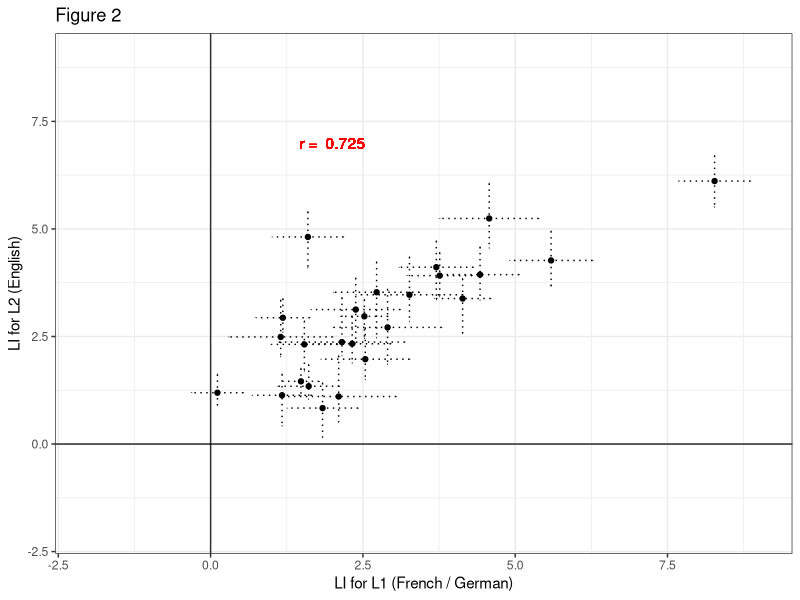
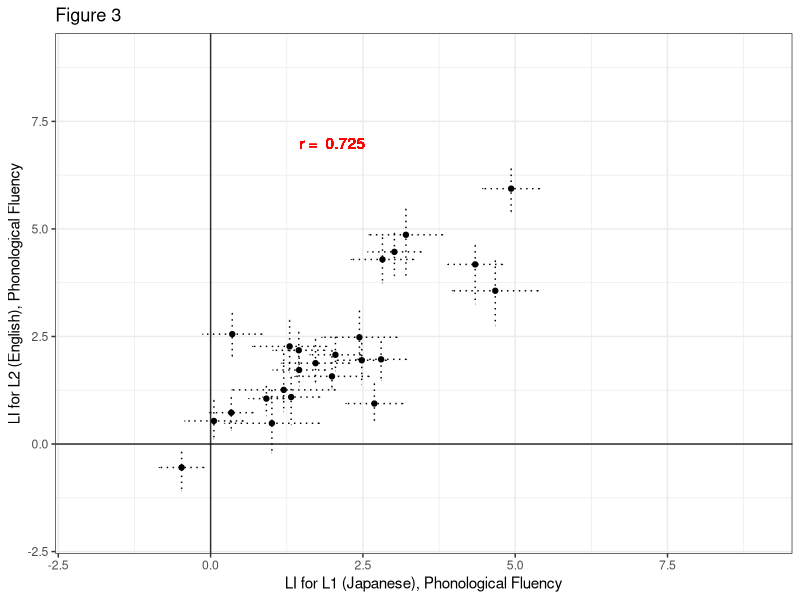
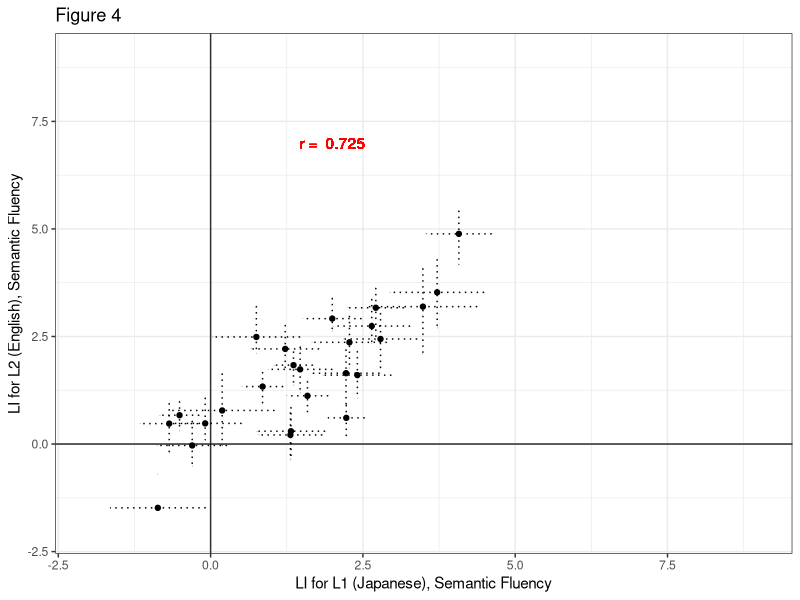
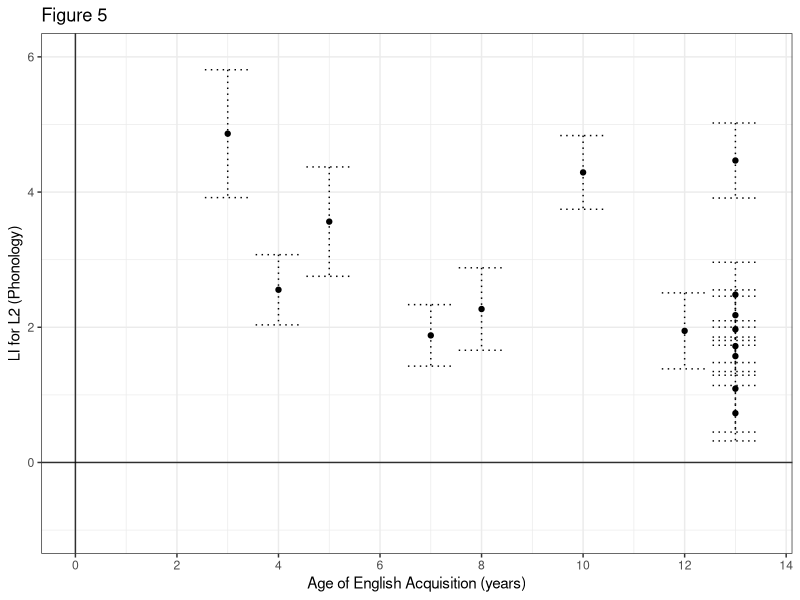
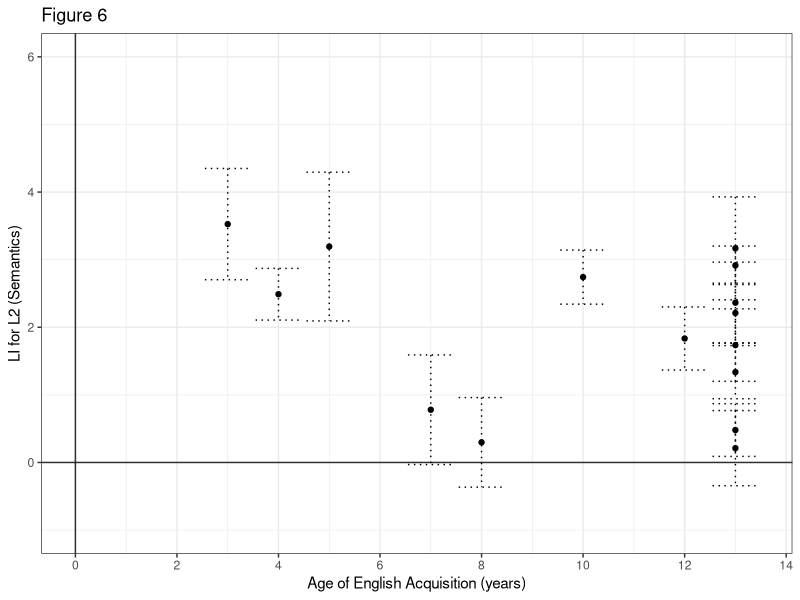

These charts were generated, in order, by the following R code:
## ---- chunk 1
knitr::opts_chunk$set(echo = TRUE)

require(tidyverse)
require(flextable)
require(ggplot2)
## ---- chunk 2
# read French/German data in
L1_data <- read.csv('Results_L1.csv')
L2_data <- read.csv('Results_L2.csv')
background_data_total <- read.csv('background_data.csv', stringsAsFactors = FALSE)
colnames(background_data_total)[1] <-  colnames(background_data_total)[1] <- 'ID'

# read Japanese data in 
Miho_L1_data <- read.csv('Miho_Results_L1.csv')
Miho_L2_data <- read.csv('Miho_Results_L2.csv')
Miho_background_data_total <- read.csv('Miho_background_data.csv', stringsAsFactors = FALSE)
colnames(Miho_background_data_total)[1] <-  colnames(Miho_background_data_total)[1] <- 'ID'
Miho_background_data_total$ID <- as.numeric(gsub("BL", replacement = "", Miho_background_data_total$ID))

## ---- chunk 3
# How many participants are there, and how many were excluded from the analysis?
nsubj_all <- dim(L1_data)[1]
# If a subject has data excluded in EITHER language, we'll have to exclude them.
exclude <- L1_data$L1.exclusions + L2_data$L2.exclusions
# We will include the rows in L1_data and L2_data for any participants where exclude = 0
L1_data <- L1_data[which(exclude==0), ]
L2_data <- L2_data[which(exclude==0), ]
# Remove excluded participants from backgound data too
background_data <- background_data_total[which(exclude==0), ]
nsubj <- dim(L1_data)[1]
background_data <- background_data %>% mutate(L2_prof = (L2_prof_Speaking+L2_prof_Reading+L2_prof_Understanding)/3)

# Calculate demographics summary statistics
demo_summary <- background_data %>% 
  summarise(N_total = n(), N_german = length(which(L1==1)), N_french = length(which(L1==2)),
            N_female = length(which(Gender==0)), N_male = length(which(Gender==1)),
            mean_age = mean(Age), sd_age = sd(Age),
            mean_EHI = mean(EHI), sd_EHI = sd(EHI), min_EHI = min(EHI), max_EHI = max(EHI),
            languages = mean(NoL), sd_languages = sd(NoL),
            mean_aoa = mean(L2_Acquisition), sd_aoa = sd(L2_Acquisition),
            mean_aoF = mean(L2_Fluent), sd_aoF = sd(L2_Fluent),
            mean_accent = mean(L2_exp_Accent), sd_accent = sd(L2_exp_Accent),
            mean_read = mean(L2_prof_Reading), sd_read = sd(L2_prof_Reading),
            mean_und = mean(L2_prof_Understanding), sd_und = sd(L2_prof_Understanding),
            mean_speak = mean(L2_prof_Speaking), sd_speak = sd(L2_prof_Speaking),
            mean_prof = mean(L2_prof), sd_prof = sd(L2_prof))

## ---- chunk 4
# Calculate mean and SEM LI value for L1 and L2
L1_summary_stats <- L1_data %>% summarise(L1_mean = mean(L1.mean_LI), L1_se = sd(L1.mean_LI)/sqrt(nsubj),
                                          L1_mean_trials = mean(L1.N), L1_min_trials = min(L1.N), L1_max_trials = max(L1.N)) 
L2_summary_stats <- L2_data %>% summarise(L2_mean = mean(L2.mean_LI), L2_se = sd(L2.mean_LI)/sqrt(nsubj),
                                          L2_mean_trials = mean(L2.N), L2_min_trials = min(L2.N), L2_max_trials = max(L2.N)) 

# Number of Ps left/ bilaterally lateralised
L1_laterality <- L1_data %>% group_by(L1.mean_laterality) %>% summarise(N=n(), pc=N/nsubj*100)
L2_laterality <- L2_data %>% group_by(L2.mean_laterality) %>% summarise(N=n(), pc=N/nsubj*100)


# Make a massive table
summary_stats <- matrix(data = NA, nrow = 2, ncol = 7)
colnames(summary_stats) <- c('Language','Mean trials', 'mean LI', 'se LI', '% left', '% bilateral', '% right')
summary_stats[, 1] <- c('L1', 'L2')
summary_stats[, 2] <- round(c(L1_summary_stats$L1_mean_trials, L2_summary_stats$L2_mean_trials), 2)
summary_stats[, 3] <-  round(c(L1_summary_stats$L1_mean, L2_summary_stats$L2_mean), 2)
summary_stats[, 4] <-  round(c(L1_summary_stats$L1_se, L2_summary_stats$L2_se), 2)
summary_stats[, 5] <- round(c(L1_laterality$pc[2], L2_laterality$pc[2]))
summary_stats[, 6] <- round(c(L1_laterality$pc[1], L2_laterality$pc[1]))
summary_stats[, 7] <- round(c(L1_laterality$pc[3], L2_laterality$pc[3]))
summary_stats[which(is.na(summary_stats[,7])), 7] <- 0 
summary_stats <- as.data.frame(summary_stats)

# Scatterplot of L1 and L2 data
plotdata <- inner_join(x = L1_data,
                        y = L2_data)

# Correlation between L1 and L2
L1_L2_corr <- cor.test (plotdata$L1.mean_LI, plotdata$L2.mean_LI, 
                        method = "spearman", 
                        exact = FALSE)

Fig2 <- ggplot(data = plotdata, aes(x = L1.mean_LI, y = L2.mean_LI)) + 
  geom_point()+
  theme_bw()+
  xlab("LI for L1 (French / German)") +  
  ylab("LI for L2 (English)") + 
  xlim(-2, 9) + ylim(-2, 9) +
  geom_errorbar(aes(ymin = L2.mean_LI - L2.mean_se, ymax = L2.mean_LI + L1.mean_se),linetype = "dotted") + 
  geom_errorbarh(aes(xmin = L1.mean_LI - L1.mean_se, xmax = L1.mean_LI + L1.mean_se), linetype = "dotted") +
  geom_text(x = 2, y = 7, label = paste('r = ', round(L1_L2_corr$estimate, 3)), colour = 'red') +
  geom_hline(yintercept = 0, linetype="solid", alpha = 0.8) + 
  geom_vline(xintercept = 0, linetype= "solid", alpha = 0.8)  + 
  ggtitle('Figure 2')

# Check correlations with EHI
EHI_LI_L1_cor <- cor.test (background_data$EHI, L1_data$L1.mean_LI, method = "spearman")
EHI_LI_L2_cor <- cor.test (background_data$EHI, L2_data$L2.mean_LI, method = "spearman")

# Check for effect of testing order (0 = L2 tested first, 1 = L1 tested first)
total_info <- inner_join(x = plotdata, y = background_data, by = c("ID"))
nL1_testedfirst <- nrow(background_data[background_data$Tested == 1,]) #how many tested with L1 first
nL1_testedsecond <- nrow(background_data[background_data$Tested == 0,]) # how many tested with L2 first
testing_0 <- filter(total_info, Tested == "0")
testing_1 <- filter(total_info, Tested == "1")
testing_ttest_L1 <- t.test(testing_0$L1.mean_LI, testing_1$L1.mean_LI) # testing if there is a sig. diff between laterality scoes of L1 in those tested in their native language first or second.
testing_ttest_L2 <- t.test(testing_0$L2.mean_LI, testing_1$L2.mean_LI) # testing if there is a sig. diff between laterality scoes of L2 in those tested in their native language first or second.
## ---- chunk 5
# Make a demographics table
demo_table <- matrix(data=NA, nrow=10, ncol=2)
colnames(demo_table) <- c('Characteristic', 'Mean (sd)')
demo_table[,1] <- c('Age, years', 'EHI, /100', 'Languages spoken',
                    'Age of English acquisition, years', 'Age of English fluency, years', 
                    'English accent, /10', 'English overall score, /10',
                    'English speaking, /10', 'English listening, /10', 'English reading, /10')
#demo_table[1,2] <- paste0(demo_summary$N_total, ' (', demo_summary$N_male, ':', demo_summary$N_female, ')')
demo_table[1,2] <- paste0(round(demo_summary$mean_age, 2), ' (', round(demo_summary$sd_age, 2), ')')
demo_table[2,2] <- paste0(round(demo_summary$mean_EHI, 2), ' (', round(demo_summary$sd_EHI, 2), ')')
demo_table[3,2] <- paste0(round(demo_summary$languages, 2), ' (', round(demo_summary$sd_languages, 2), ')')
demo_table[4,2] <- paste0(round(demo_summary$mean_aoa, 2), ' (', round(demo_summary$sd_aoa, 2), ')')
demo_table[5,2] <- paste0(round(demo_summary$mean_aoF, 2), ' (', round(demo_summary$sd_aoF, 2), ')')
demo_table[6,2] <- paste0(round(demo_summary$mean_accent, 2), ' (', round(demo_summary$sd_accent, 2), ')')
demo_table[7,2] <- paste0(round(demo_summary$mean_prof, 2), ' (', round(demo_summary$sd_prof, 2), ')')
demo_table[8,2] <- paste0(round(demo_summary$mean_speak, 2), ' (', round(demo_summary$sd_speak, 2), ')')
demo_table[9,2] <- paste0(round(demo_summary$mean_und, 2), ' (', round(demo_summary$sd_und, 2), ')')
demo_table[10,2] <- paste0(round(demo_summary$mean_read, 2), ' (', round(demo_summary$sd_read, 2), ')')


demo_table <- as.data.frame(demo_table)

table1 <- flextable(demo_table) %>% set_caption(table1, caption=paste0('Table 1. Demographics for the Study 1 participants, N=',nsubj, ' (', demo_summary$N_female, ' female)')) 
table1 <- autofit(table1)
table1
## ---- chunk 6
# Report number of excluded trials
excluded_trials_L1 <- 100 - round(sum(L1_data$L1.N) / sum(L1_data$L1.nMark) * 100, 2)
excluded_trials_L2 <- 100 - round(sum(L2_data$L2.N) / sum(L2_data$L2.nMark) * 100, 2)

# Here we will use the Shapiro Wilks normality test to see if the LI values for L1 and L2 are normally distributed
L1_normality <- shapiro.test(L1_data$L1.mean_LI)
L2_normality <- shapiro.test(L2_data$L2.mean_LI)

# spearman correlation test on odds and evens - means: Grabitz data 
L1_splithalf <- cor.test(L1_data$L1.mean_odd, L1_data$L1.mean_even, method = "spearman")
L2_splithalf <- cor.test(L2_data$L2.mean_odd, L2_data$L2.mean_even, method = "spearman")  
## ---- chunk 7
table2 <- flextable(summary_stats) %>% set_caption(table2, caption='Table 2. Summary statistics for Study 1 laterality indices')
table2 <- autofit(table2)
table2

## ---- chunk 8

print(Fig2)

## ---- chunk 9

# Correlation between AOA and LIs
aoa_L2_corr <- cor.test(total_info$L2_Acquisition, total_info$L2.mean_LI, method = "spearman")
aoF_L2_corr <- cor.test(total_info$L2_Fluent, total_info$L2.mean_LI, method = "spearman")
prof_L2_corr <- cor.test(total_info$L2_prof, total_info$L2.mean_LI, method="spearman")

## ---- chunk 10
# How many participants are there, and how many were excluded from the analysis?
Miho_nsubj_all <- dim(Miho_L1_data)[1]

# If a subject has data excluded in EITHER language, we'll have to exclude them
# Phonological and Semantic fluency tasks will be treated separately
Phon_exclude <- Miho_L1_data$L1_Phon.exclusions + Miho_L2_data$L2_Phon.exclusions
Sem_exclude <- Miho_L1_data$L1_Sem.exclusions + Miho_L2_data$L2_Sem.exclusions 
Miho_exclude <- Phon_exclude + Sem_exclude

# We will include the rows in L1_data and L2_data for any participants where exclude = 0
L1_Phon_data <- Miho_L1_data[which(Miho_exclude==0), ]
L2_Phon_data <- Miho_L2_data[which(Miho_exclude==0), ]
L1_Sem_data <- Miho_L1_data[which(Miho_exclude==0), ]
L2_Sem_data <- Miho_L2_data[which(Miho_exclude==0), ]

# How many subjects were included for each task?
Phon_nsubj <- dim(L1_Phon_data)[1]
Sem_nsubj <- dim(L1_Sem_data)[1]
# Remove excluded participants from backgound data too
Miho_background_data <- Miho_background_data_total[which(Miho_exclude==0), ]

# Calculate demographics summary statistics
#NEED TO CHECK 0 IS DEFINITLEY FEMALE!!

miho_demo_summary <- Miho_background_data %>%
  summarise(N_total = n(), N_female_j = length(which(Gender == "0")), N_male_j = length(which(Gender== "1")),
            mean_age_j = mean(Age, na.rm = TRUE), sd_age = sd(Age, na.rm = TRUE), 
            mean_aoa_L2_j = mean(aoa_L2, na.rm = TRUE), sd_aoa_L2_j = sd(aoa_L2, na.rm = TRUE),
            mean_eng_score_j = mean(Eng_score, na.rm = TRUE), sd_eng_score_j = sd(Eng_score, na.rm = TRUE),
            mean_eng_use_month_j = mean(length_useEng_months, na.rm = TRUE), sd_eng_use_month_j = sd(length_useEng_months, na.rm = TRUE),
            mean_eng_speak_j = mean(Eng_Speak, na.rm = TRUE), sd_eng_speak_j = sd(Eng_Speak, na.rm = TRUE),
            mean_eng_listen_j = mean(Eng_Listen, na.rm = TRUE), sd_eng_listen_j = sd(Eng_Listen, na.rm = TRUE),
            mean_eng_read_j = mean(Eng_Read, na.rm = TRUE), sd_eng_read_j = sd(Eng_Read, na.rm = TRUE), 
            mean_eng_write_j = mean(Eng_Write, na.rm = TRUE), sd_eng_write_j = sd(Eng_Write, na.rm = TRUE),
            )

## ---- chunk 11
# Calculate mean and SEM LI value for L1 and L2: Phonological fluency
L1_Phon_summary_stats <-
  L1_Phon_data %>% summarise(L1_mean = mean(L1_Phon.mean_LI), L1_se = sd(L1_Phon.mean_LI)/sqrt(Phon_nsubj),
                                  L1_mean_trials = mean(L1_Phon.N), L1_min_trials = min(L1_Phon.N),
                                  L1_max_trials = max(L1_Phon.N))

L2_Phon_summary_stats <-
  L2_Phon_data %>% summarise(L2_mean = mean(L2_Phon.mean_LI), L2_se = sd(L2_Phon.mean_LI)/sqrt(Phon_nsubj),
                                  L2_mean_trials = mean(L2_Phon.N), L2_min_trials = min(L2_Phon.N),
                                  L2_max_trials = max(L2_Phon.N))

# The mean and SEM LI value for L1 and L2: Semantic fluency
L1_Sem_summary_stats <-
  L1_Sem_data %>% summarise(L1_mean = mean(L1_Sem.mean_LI), L1_se = sd(L1_Sem.mean_LI)/sqrt(Sem_nsubj),
                                  L1_mean_trials = mean(L1_Sem.N), L1_min_trials = min(L1_Sem.N),
                                  L1_max_trials = max(L1_Sem.N))

L2_Sem_summary_stats <-
  L2_Sem_data %>% summarise(L2_mean = mean(L2_Sem.mean_LI), L2_se = sd(L2_Sem.mean_LI)/sqrt(Sem_nsubj),
                                  L2_mean_trials = mean(L2_Sem.N), L2_min_trials = min(L2_Sem.N),
                                  L2_max_trials = max(L2_Sem.N))

# Number of Ps left/ bilaterally lateralised for L1/L2, Phon/Sem fluency
L1_Phon_laterality <- L1_Phon_data %>%
  group_by(L1_Phon.mean_laterality) %>% summarise(N=n(), pc=N/Phon_nsubj*100)
L2_Phon_laterality <- L2_Phon_data %>%
  group_by(L2_Phon.mean_laterality) %>% summarise(N=n(), pc=N/Phon_nsubj*100)
L1_Sem_laterality <- L1_Sem_data %>%
  group_by(L1_Sem.mean_laterality) %>% summarise(N=n(), pc=N/Sem_nsubj*100)
L2_Sem_laterality <- L2_Sem_data %>%
  group_by(L2_Sem.mean_laterality) %>% summarise(N=n(), pc=N/Sem_nsubj*100)

# Make a summary table
summary_stats <- matrix(data = NA, nrow = 4, ncol = 8)
colnames(summary_stats) <- c('Task','Language','Mean trials', 'mean LI', 'se LI', '% left', '% bilateral', '% right')
summary_stats[, 1] <- c('Phonological','Phonological','Semantic','Semantic')
summary_stats[, 2] <- c('L1','L2','L1','L2')
summary_stats[, 3] <- round(c(L1_Phon_summary_stats$L1_mean_trials, L2_Phon_summary_stats$L2_mean_trials,
                              L1_Sem_summary_stats$L1_mean_trials, L2_Sem_summary_stats$L2_mean_trials), 2)
summary_stats[, 4] <-  round(c(L1_Phon_summary_stats$L1_mean, L2_Phon_summary_stats$L2_mean,
                               L1_Sem_summary_stats$L1_mean, L2_Sem_summary_stats$L2_mean), 2)
summary_stats[, 5] <-  round(c(L1_Phon_summary_stats$L1_se, L2_Phon_summary_stats$L2_se,
                               L1_Sem_summary_stats$L1_se, L2_Sem_summary_stats$L2_se), 2)
summary_stats[, 6] <- round(c(L1_Phon_laterality$pc[2], L2_Phon_laterality$pc[2],
                              L1_Sem_laterality$pc[2], L2_Sem_laterality$pc[2]))
summary_stats[, 7] <- round(c(L1_Phon_laterality$pc[1], L2_Phon_laterality$pc[1],
                              L1_Sem_laterality$pc[1], L2_Sem_laterality$pc[1]))
summary_stats[, 8] <- round(c(L1_Phon_laterality$pc[3], L2_Phon_laterality$pc[3],
                              L1_Sem_laterality$pc[3], L2_Sem_laterality$pc[3]))
summary_stats[which(is.na(summary_stats[,8])), 8] <- 0 
summary_stats <- as.data.frame(summary_stats)

# Plot Miho Phon L1 and L2 data
plotdata_j <- inner_join(x = L1_Phon_data, L2_Phon_data)
L1_L2_Phon_corr <- cor.test (plotdata_j$L1_Phon.mean_LI, plotdata_j$L2_Phon.mean_LI, method = "spearman")

Fig3 <- ggplot(data = plotdata_j, aes(x = L1_Phon.mean_LI, y = L2_Phon.mean_LI)) + 
  geom_point()+
  theme_bw()+
  xlab("LI for L1 (Japanese), Phonological Fluency") +  
  ylab("LI for L2 (English), Phonological Fluency") + 
  xlim(-2,9) + ylim (-2,9) + 
  geom_errorbar(aes(ymin = L2_Phon.mean_LI - L2_Phon.mean_se, ymax = L2_Phon.mean_LI + L1_Phon.mean_se),linetype = "dotted") + 
  geom_errorbarh(aes(xmin = L1_Phon.mean_LI - L1_Phon.mean_se, xmax = L1_Phon.mean_LI + L1_Phon.mean_se), linetype = "dotted")+
  geom_text(x = 2, y = 7, label = paste('r = ', round(L1_L2_corr$estimate, 3)), colour = 'red') +
  geom_hline(yintercept = 0, linetype="solid", alpha = 0.8) + 
  geom_vline(xintercept = 0, linetype= "solid", alpha = 0.8) +
  ggtitle('Figure 3')

# Plot Miho Sem L1 and L2 data
plotdata_j <- inner_join(x = L1_Sem_data, y = L2_Sem_data)
L1_L2_Sem_corr <- cor.test (plotdata_j$L1_Sem.mean_LI, plotdata_j$L2_Sem.mean_LI, method = "spearman")

Fig4 <- ggplot(data = plotdata_j, aes(x = L1_Sem.mean_LI, y = L2_Sem.mean_LI)) +
  geom_point()+
  theme_bw()+
  xlab("LI for L1 (Japanese), Semantic Fluency") +
  ylab("LI for L2 (English), Semantic Fluency") +
  xlim(-2,9) + ylim (-2,9) +
  geom_errorbar(aes(ymin = L2_Sem.mean_LI - L2_Sem.mean_se, ymax = L2_Sem.mean_LI + L1_Sem.mean_se),linetype = "dotted") +
  geom_errorbarh(aes(xmin = L1_Sem.mean_LI - L1_Sem.mean_se, xmax = L1_Sem.mean_LI + L1_Sem.mean_se), linetype = "dotted")+
  geom_text(x = 2, y = 7, label = paste('r = ', round(L1_L2_corr$estimate, 3)), colour = 'red') +
  geom_hline(yintercept = 0, linetype="solid", alpha = 0.8) + 
  geom_vline(xintercept = 0, linetype= "solid", alpha = 0.8) +
  ggtitle('Figure 4')

# Check correlations with EHI
#TO COMPLETE
# EHI_LI_L1_Phon_cor <- cor.test (background_data$EHI, L1_data$L1_Phon.mean_LI, method = "spearman")
# EHI_LI_L2_Phon_cor <- cor.test (background_data$EHI, L2_data$L2_Phon.mean_LI, method = "spearman")
# EHI_LI_L1_Sem_cor <- cor.test (background_data$EHI, L1_data$L1_Sem.mean_LI, method = "spearman")
# EHI_LI_L2_Sem_cor <- cor.test (background_data$EHI, L2_data$L2_Sem.mean_LI, method = "spearman")

# Check for effect of testing order (0 = L2 tested first, 1 = L1 tested first)
# TO COMPLETE
# total_info <- inner_join(x = plotdata_j, y = background_data, by = c("ID"))
# nL1_testedfirst <- nrow(background_data[background_data$Tested == 1,]) #how many tested with L1 first
# nL1_testedsecond <- nrow(background_data[background_data$Tested == 0,]) # how many tested with L2 first
# testing_0 <- filter(total_info, Tested == "0")
# testing_1 <- filter(total_info, Tested == "1")
# testing_ttest_L1 <- t.test(testing_0$L1.mean_LI, testing_1$L1.mean_LI) # testing if there is a sig. diff between laterality scoes of L1 in those tested in their native language first or second.
# testing_ttest_L2 <- t.test(testing_0$L2.mean_LI, testing_1$L2.mean_LI) # testing if there is a sig. diff between laterality scoes of L2 in those tested in their native language first or second.


# descriptive statistics for words produced in task
total_info_j <- inner_join(x = plotdata_j, y = Miho_background_data, by = c("ID"))
mean_jwords_phon <- mean(total_info_j$JPhon_words, na.rm = TRUE)
mean_jwords_sem <- mean(total_info_j$JSem_words, na.rm = TRUE)
mean_ewords_phon <- mean(total_info_j$EPhon_words, na.rm = TRUE)
mean_ewords_sem <- mean(total_info_j$ESem_words, na.rm = TRUE)

words_produced_phon <- t.test(total_info_j$JPhon_words, total_info_j$EPhon_words, na.rm = TRUE)
words_produced_sem <- t.test(total_info_j$JSem_words, total_info_j$ESem_words, na.rm = TRUE)
## ---- chunk 12

#### demographics table ####
# Update names of rows when we get more info on background demographics. 
# Make a demographics table

############

demo_table_j <- matrix(data=NA, nrow=8, ncol=2)
colnames(demo_table_j) <- c('Characteristic', 'Mean (sd)')

demo_table_j[,1] <- c('Age, years', 'Age of English acquisition, years', 'Time using English, years', 'English overall score, /60', 'English speaking, /100', 'English listening, /100', 'English reading, /100', 'English writing, /100')

demo_table_j[1,2] <- paste0(round(miho_demo_summary$mean_age_j, 2), ' (', round(miho_demo_summary$sd_age, 2), ')')
demo_table_j[2,2] <- paste0(round(miho_demo_summary$mean_aoa_L2_j, 2), ' (', round(miho_demo_summary$sd_aoa_L2_j, 2), ')')
demo_table_j[3,2] <- paste0(round(miho_demo_summary$mean_eng_use_month_j/12, 2), ' (', round(miho_demo_summary$sd_eng_use_month_j/12, 2), ')')
demo_table_j[4,2] <- paste0(round(miho_demo_summary$mean_eng_score_j, 2), ' (', round(miho_demo_summary$sd_eng_score_j, 2), ')')
demo_table_j[5,2] <- paste0(round(miho_demo_summary$mean_eng_speak_j, 2), ' (', round(miho_demo_summary$sd_eng_speak_j, 2), ')')
demo_table_j[6,2] <- paste0(round(miho_demo_summary$mean_eng_listen_j, 2), ' (', round(miho_demo_summary$sd_eng_listen_j, 2), ')')
demo_table_j[7,2] <- paste0(round(miho_demo_summary$mean_eng_read_j, 2), ' (', round(miho_demo_summary$sd_eng_read_j, 2), ')')
demo_table_j[8,2] <- paste0(round(miho_demo_summary$mean_eng_write_j, 2), ' (', round(miho_demo_summary$sd_eng_write_j, 2), ')')
demo_table_j <- as.data.frame(demo_table_j)

table101 <- flextable(demo_table_j) %>% set_caption('table101', caption=paste0('Table 101. Demographics for the Study 2 participants, N=', miho_demo_summary$N_total, ' (', miho_demo_summary$N_female_j, ' female)')) 
table101 <- autofit(table101)
table101


## ---- chunk 13
# Report number of excluded trials
excluded_trials_L1_Phon <- 100 - round(sum(L1_Phon_data$L1_Phon.N.N) / sum(L1_Phon_data$L1_Phon.nMark) * 100, 2)
excluded_trials_L2_Phon <- 100 - round(sum(L2_Phon_data$L2_Phon.N) / sum(L2_Phon_data$L2_Phon.nMark) * 100, 2)
excluded_trials_L1_Sem <- 100 - round(sum(L1_Sem_data$L1_Sem.N.N) / sum(L1_Sem_data$L1_Sem.nMark) * 100, 2)
excluded_trials_L2_Sem <- 100 - round(sum(L2_Sem_data$L2_Sem.N) / sum(L2_Sem_data$L2_Sem.nMark) * 100, 2)

# Here we will use the Shapiro Wilks normality test to see if the LI values for L1 and L2 are normally distributed
L1_Phon_normality <- shapiro.test(L1_Phon_data$L1_Phon.mean_LI)
L1_Sem_normality <- shapiro.test(L1_Sem_data$L1_Sem.mean_LI)
L2_Phon_normality <- shapiro.test(L2_Phon_data$L2_Phon.mean_LI)
L2_Sem_normality <- shapiro.test(L2_Sem_data$L2_Sem.mean_LI)

# spearman correlation test on odds and evens - means
L1_Phon_splithalf <- cor.test(L1_Phon_data$L1_Phon.mean_odd, L1_Phon_data$L1_Phon.mean_even, method = "spearman")
L2_Phon_splithalf <- cor.test(L2_Phon_data$L2_Phon.mean_odd, L2_Phon_data$L2_Phon.mean_even, method = "spearman")
L1_Sem_splithalf <- cor.test(L1_Sem_data$L1_Sem.mean_odd, L1_Sem_data$L1_Sem.mean_even, method = "spearman")
L2_Sem_splithalf <- cor.test(L2_Sem_data$L2_Sem.mean_odd, L2_Sem_data$L2_Sem.mean_even, method = "spearman")

## ---- chunk 14
table4 <- flextable(summary_stats) 
table4 <- autofit(table4)
set_caption(table4, caption='Table 4. Summary statistics for Study 2 laterality indices')

## ---- chunk 15
print(Fig3)
print(Fig4)

## ---- chunk 16

# Correlation between AOA and LIs
# normally distributed (lines 490-493)

aoa_l2_corr_phon_j <- cor.test(total_info_j$aoa_L2, total_info_j$L2_Phon.mean_LI, method = "spearman")
aoa_l2_corr_sem_j <- cor.test(total_info_j$aoa_L2, total_info_j$L2_Sem.mean_LI, method = "spearman")

#do we need any more correlations? 

## ---- chunk 17

Fig5 <- ggplot (data = total_info_j, aes(x = aoa_L2, y = L2_Phon.mean_LI )) + 
  geom_point() + 
  theme_bw() + 
  xlab("Age of English Acquisition (years)") + 
  ylab("LI for L2 (Phonology)") + 
  scale_x_continuous(breaks = seq(0, 14, by=2)) + ylim (-1,6) + 
  geom_errorbar(aes(ymin = L2_Phon.mean_LI - L2_Phon.mean_se, ymax = L2_Phon.mean_LI + L2_Phon.mean_se),linetype = "dotted") +
  geom_hline(yintercept = 0, linetype="solid", alpha = 0.8) + 
  geom_vline(xintercept = 0, linetype= "solid", alpha = 0.8) +
  ggtitle('Figure 5')
  
Fig6 <- ggplot (data = total_info_j, aes(x = aoa_L2, y = L2_Sem.mean_LI )) + 
  geom_point() +
  theme_bw() + 
  xlab("Age of English Acquisition (years)") + 
  ylab("LI for L2 (Semantics)") +
  scale_x_continuous(breaks = seq(0, 14, by=2)) + ylim (-1,6) +
  geom_errorbar(aes(ymin = L2_Sem.mean_LI - L2_Sem.mean_se, ymax = L2_Sem.mean_LI + L2_Sem.mean_se),linetype = "dotted") +
  geom_hline(yintercept = 0, linetype="solid", alpha = 0.8) + 
  geom_vline(xintercept = 0, linetype= "solid", alpha = 0.8) +
  ggtitle('Figure 6')

## ---- chunk 18
print(Fig5)
print(Fig6)
